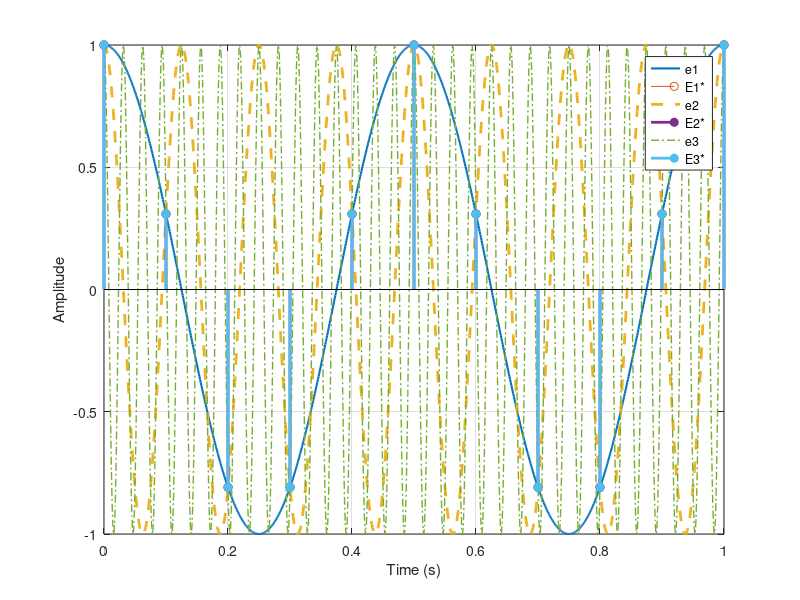

Recreate this plot in MATLAB.
clc;clear;close all; format default;
% 
% t = 0:0.001:30*0.1;
% e1 = cos(4*pi*t);
% figure(1);
% plot(t,e1,'g','LineWidth',2); grid;
% xlabel("Time [s]");
% ylabel("e(t)");
% ylim([-1 1])



% Discrete-time signal with sampling time T = 0.1 seconds
T = 0.1; % Sampling time
tend = (10*T);
t_discrete = 0:T:tend; % Time vector for discrete signal (0 to 1 second with 0.1 s intervals)
e1_discrete = cos(4*pi*t_discrete);

% Continuous-time signal
t_continuous = 0:0.001:tend; % Time vector for continuous signal (0 to 1 second with 1 ms intervals)
e1_continuous = cos(4*pi*t_continuous);

% Plot the continuous-time signal
figure;
plot(t_continuous, e1_continuous,'-','LineWidth',1.5);
% title('Continuous-Time Signal e_1(t) = cos(4\pi t)');
xlabel('Time (s)');
ylabel('Amplitude');
grid on;
hold on;

% Plot the discrete-time signal
stem(t_discrete, e1_discrete);


%% 16pi
% clc;clear;close all; format default;
% Discrete-time signal with sampling time T = 0.1 seconds
T = 0.1; % Sampling time
tend = (10*T);
t_discrete = 0:T:tend; % Time vector for discrete signal (0 to 1 second with 0.1 s intervals)
e2_discrete = cos(16*pi*t_discrete);

% Continuous-time signal
t_continuous = 0:0.001:tend; % Time vector for continuous signal (0 to 1 second with 1 ms intervals)
e2_continuous = cos(16*pi*t_continuous);

% Plot the continuous-time signal
% figure;
plot(t_continuous, e2_continuous,'--','LineWidth',2);
% title('Continuous-Time Signal e_2(t) = cos(16\pi t)');
xlabel('Time (s)');
ylabel('Amplitude');
grid on;
hold on;

% Plot the discrete-time signal
stem(t_discrete, e2_discrete,"filled",'LineWidth',2);
legend('e1','E1*','e2','E2*')
% plot(t_discrete,e2_discrete);
% xline(e2_discrete);

% for i = 1:length(t_discrete)
%     xline(t_discrete(i), '--r');
% end

%% 64 pi 

% clc;clear;close all; format default;
% Discrete-time signal with sampling time T = 0.1 seconds
T = 0.1; % Sampling time
tend = (10*T);
t_discrete = 0:T:tend; % Time vector for discrete signal (0 to 1 second with 0.1 s intervals)
e3_discrete = cos(64*pi*t_discrete);

% Continuous-time signal
t_continuous = 0:0.001:tend; % Time vector for continuous signal (0 to 1 second with 1 ms intervals)
e3_continuous = cos(64*pi*t_continuous);

% Plot the continuous-time signal
% figure;
plot(t_continuous, e3_continuous,'-.','LineWidth',1);
% title('Continuous-Time Signal e_2(t) = cos(16\pi t)');
xlabel('Time (s)');
ylabel('Amplitude');
grid on;
hold on;

% Plot the discrete-time signal
stem(t_discrete, e3_discrete,"filled",'LineWidth',2);
legend('e1','E1*','e2','E2*','e3','E3*')
% plot(t_discrete,e2_discrete);
% xline(e2_discrete);

% for i = 1:length(t_discrete)
%     xline(t_discrete(i), '--r');
% end

